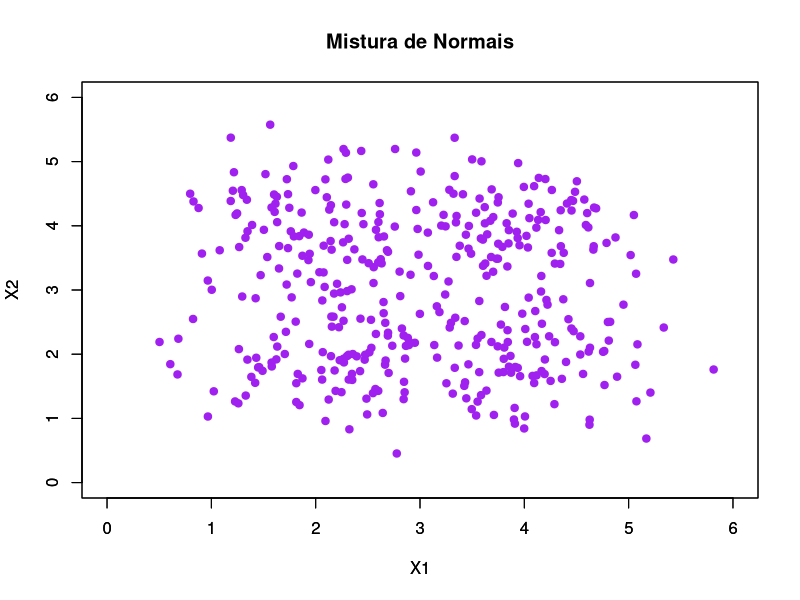
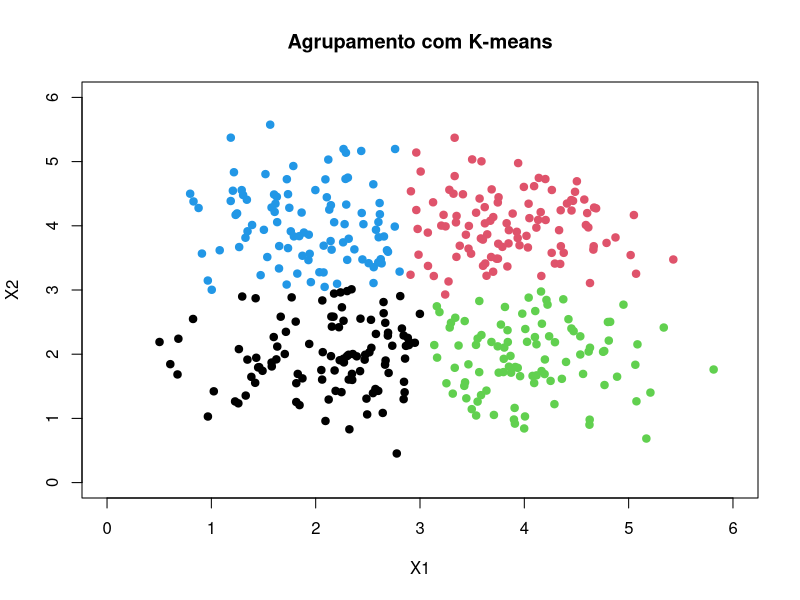
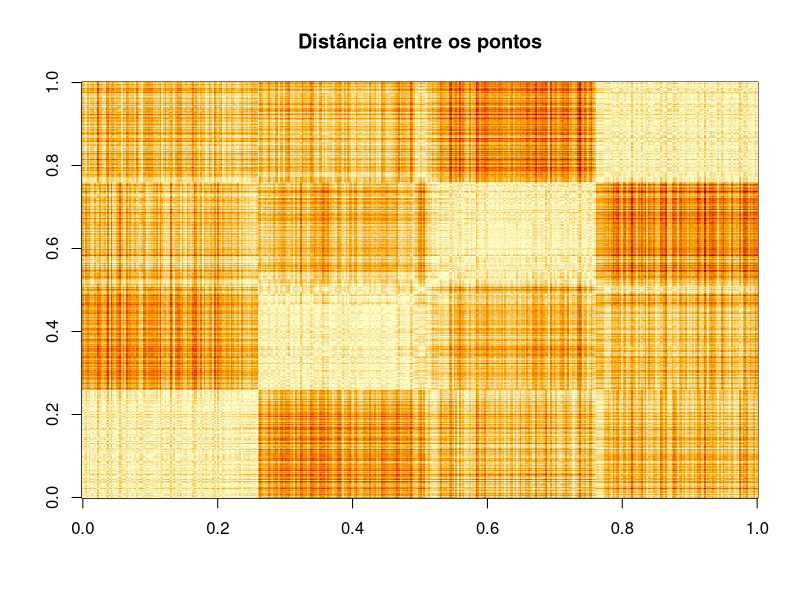
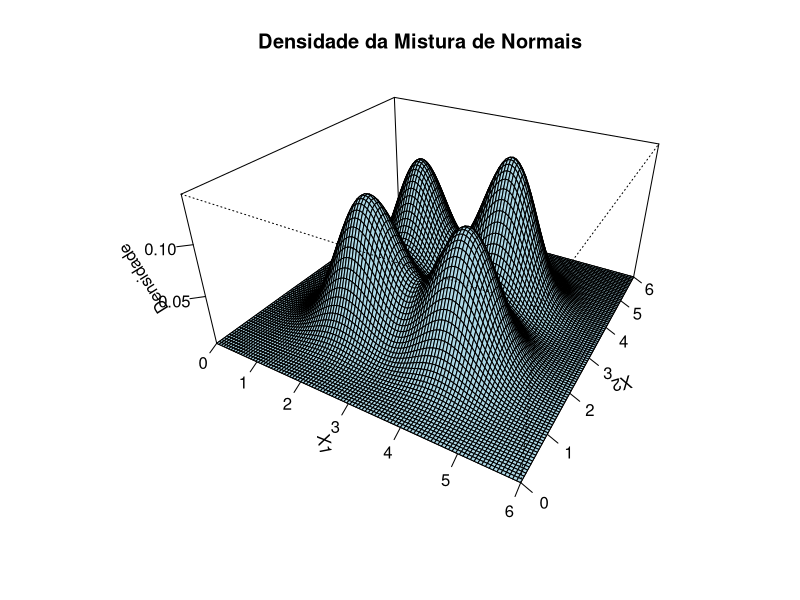

These charts were generated, in order, by the following R code:
# Começando com o KMEANS
rm(list = ls())

# Função pdfnvar e mymix estão declaradas abaixo:
pdfnvar <- function(x, m, K, n) {
  (1 / (sqrt((2 * pi)^n * (det(K))))) * exp(-0.5 * (t(x - m) %*% solve(K) %*% (x - m)))
}

mymix <- function(x, inlist) {
  ng <- length(inlist)
  klist <- list()
  mlist <- list()
  pglist <- list()
  nglist <- list()
  n <- dim(inlist[[1]])[2]
  
  for (i in 1:ng) {
    klist[[i]] <- cov(inlist[[i]])
    mlist[[i]] <- colMeans(inlist[[i]])
    nglist[[i]] <- dim(inlist[[i]])[1]
  }
  
  N <- sum(unlist(nglist))
  for (i in 1:ng) {
    pglist[[i]] <- nglist[[i]] / N
  }
  
  Px <- 0
  for (i in 1:ng) {
    Px <- Px + pglist[[i]] * pdfnvar(x, mlist[[i]], klist[[i]], n)
  }
  
  return(Px)
}

# Gerando os dados
N <- 100
m1 <- c(2, 2)
m2 <- c(4, 4)
g1 <- matrix(rnorm(N * 2, sd = 0.6), nrow = N, ncol = 2) + matrix(m1, N, 2, byrow = TRUE)
g2 <- matrix(rnorm(N * 2, sd = 0.6), nrow = N, ncol = 2) + matrix(m2, N, 2, byrow = TRUE)
xc1 <- rbind(g1, g2)

m3 <- c(2, 4)
m4 <- c(4, 2)
g3 <- matrix(rnorm(N * 2, sd = 0.6), nrow = N, ncol = 2) + matrix(m3, N, 2, byrow = TRUE)
g4 <- matrix(rnorm(N * 2, sd = 0.6), nrow = N, ncol = 2) + matrix(m4, N, 2, byrow = TRUE)
xc2 <- rbind(g3, g4)

plot(xc1[, 1], xc1[, 2], col = "purple", xlim = c(0, 6), ylim = c(0, 6), xlab = "X1", ylab = "X2", main = "Mistura de Normais", pch = 19)
par(new = TRUE)
plot(xc2[, 1], xc2[, 2], col = "purple", xlim = c(0, 6), ylim = c(0, 6), xlab = "X1", ylab = "X2", main = "", pch = 19)

X <- rbind(xc1, xc2)

# K-means
k <- 4
kmeansret <- kmeans(X, k)
plot(X[, 1], X[, 2], col = kmeansret$cluster, xlim = c(0, 6), ylim = c(0, 6), xlab = "X1", ylab = "X2", main = "Agrupamento com K-means", pch = 19)

# Matriz de distâncias ordenada
X_ord <- X[order(kmeansret$cluster), ]
image(as.matrix(dist(X_ord)), main = "Distância entre os pontos")

# Separando os clusters
xclusters <- list()
for (i in 1:k) {
  ici <- which(kmeansret$cluster == i)
  xclusters[[i]] <- X[ici, ]
}

# Varredura dos pontos em uma grade para calcular a densidade da mistura
x_seq <- seq(0, 6, length.out = 100)
y_seq <- seq(0, 6, length.out = 100)
z <- matrix(0, nrow = length(x_seq), ncol = length(y_seq))

for (i in 1:length(x_seq)) {
  for (j in 1:length(y_seq)) {
    ponto <- c(x_seq[i], y_seq[j])
    z[i, j] <- mymix(ponto, xclusters)
  }
}

# Gráfico 3D da densidade da mistura
persp(x_seq, y_seq, z,
      theta = 30, phi = 30, expand = 0.5,
      col = "lightblue", ticktype = "detailed",
      xlab = "X1", ylab = "X2", zlab = "Densidade",
      main = "Densidade da Mistura de Normais")